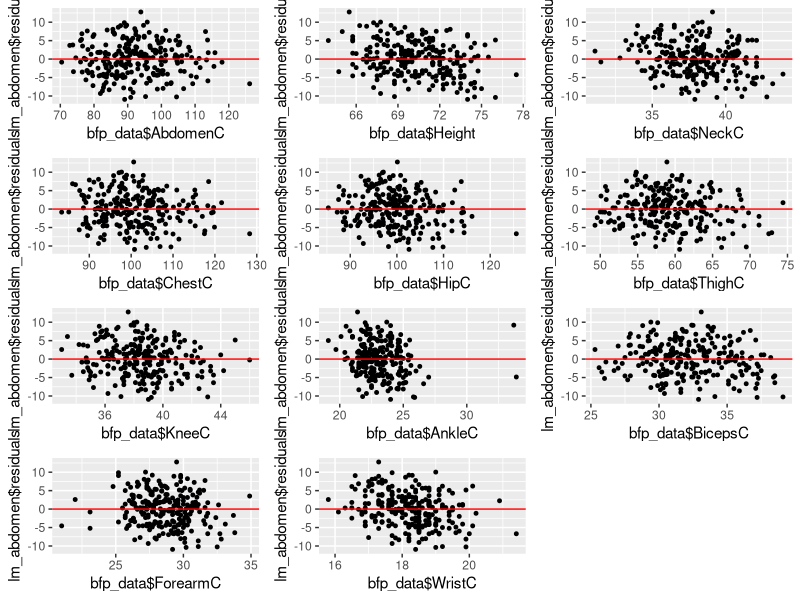

The R script that drew this image:
####################################################################
#### Setup
####################################################################
## Import needed libraries and data
library(reshape2)
library(ggplot2)
require(gridExtra)
initial_bfp_data=read.table('BODY_FAT.TXT',header=TRUE,sep='\t')

## Recalculate body fat percentage
bfp = (495/initial_bfp_data$Density)-450
bfp[bfp<0] = 0
bfp[bfp>100] = 100
bfp = round(bfp,digits=1)
initial_bfp_data$SiriBFperc <- bfp

## Create new bfp_data subset
bfp_data = subset(initial_bfp_data, select = c(Density,SiriBFperc,AbdomenC,Weight,Height,NeckC,ChestC,HipC,ThighC,KneeC,AnkleC,BicepsC,ForearmC,WristC))
bfp_data = subset(bfp_data, bfp_data$Height>50 & bfp_data$SiriBFperc < 41 & bfp_data$SiriBFperc > 2 & bfp_data$Weight < 300)

####################################################################
#### Part A
####################################################################
## Fit Linear Models
lm_weight = lm(SiriBFperc~Weight, data = bfp_data)
lm_height = lm(SiriBFperc~Height, data = bfp_data)
lm_abdomen = lm(SiriBFperc~AbdomenC, data = bfp_data)

lm_weight_conf = confint(lm_weight, level = 0.99)
lm_height_conf = confint(lm_height, level = 0.99)
lm_abdomen_conf = confint(lm_abdomen, level = 0.99)

####################################################################
#### Part B
####################################################################
t_abdomen = (summary(lm_abdomen)$coefficients[2] - 0.5)/summary(lm_abdomen)$coefficients[4]
p_abdomen = 1-pnorm(t_abdomen)

####################################################################
#### Part C
####################################################################

p1 <- ggplot(bfp_data, aes(x=bfp_data$AbdomenC, y=lm_abdomen$residuals)) + geom_point(size=1) + geom_hline(yintercept = 0, color="red")
p2 <- ggplot(bfp_data, aes(x=bfp_data$Height, y=lm_abdomen$residuals)) + geom_point(size=1) + geom_hline(yintercept = 0, color="red")
p3 <- ggplot(bfp_data, aes(x=bfp_data$NeckC, y=lm_abdomen$residuals)) + geom_point(size=1) + geom_hline(yintercept = 0, color="red")
p4 <- ggplot(bfp_data, aes(x=bfp_data$ChestC, y=lm_abdomen$residuals)) + geom_point(size=1) + geom_hline(yintercept = 0, color="red")
p5 <- ggplot(bfp_data, aes(x=bfp_data$HipC, y=lm_abdomen$residuals)) + geom_point(size=1) + geom_hline(yintercept = 0, color="red")
p6 <- ggplot(bfp_data, aes(x=bfp_data$ThighC, y=lm_abdomen$residuals)) + geom_point(size=1) + geom_hline(yintercept = 0, color="red")
p7 <- ggplot(bfp_data, aes(x=bfp_data$KneeC, y=lm_abdomen$residuals)) + geom_point(size=1) + geom_hline(yintercept = 0, color="red")
p8 <- ggplot(bfp_data, aes(x=bfp_data$AnkleC, y=lm_abdomen$residuals)) + geom_point(size=1) + geom_hline(yintercept = 0, color="red")
p9 <- ggplot(bfp_data, aes(x=bfp_data$BicepsC, y=lm_abdomen$residuals)) + geom_point(size=1) + geom_hline(yintercept = 0, color="red")
p10 <- ggplot(bfp_data,aes(x=bfp_data$ForearmC, y=lm_abdomen$residuals)) + geom_point(size=1) + geom_hline(yintercept = 0, color="red")
p11 <- ggplot(bfp_data,aes(x=bfp_data$WristC, y=lm_abdomen$residuals)) + geom_point(size=1) + geom_hline(yintercept = 0, color="red")

####################################################################
#### Part D
####################################################################
# Create full linear model
lm_full = lm(SiriBFperc~.-Density, data = bfp_data)

# Calculate f-statistic and p-value comparing full model and only abdomen circumference
RSS_full = sum(lm_full$residuals^2)
RSS_reduced = sum(lm_abdomen$residuals^2)
n = dim(bfp_data)[1]
p=length(lm_full$coefficients)
q=length(lm_abdomen$coefficients)
f=((RSS_reduced-RSS_full)/(p-q))/(RSS_full/(n-p))
pvalue=pf(f,p-q,n-p,lower.tail=FALSE)

####################################################################
#### Display Results
####################################################################

## Part A
summary(lm_weight)
summary(lm_height)
summary(lm_abdomen)

lm_weight_conf
lm_height_conf
lm_abdomen_conf

# Part B
t_abdomen
p_abdomen

# Part C
grid.arrange(p1, p2, p3, p4, p5, p6, p7, p8, p9, p10, p11, ncol=3)


# Part D
f
pvalue

# Check results
anova(lm_abdomen,lm_full)


